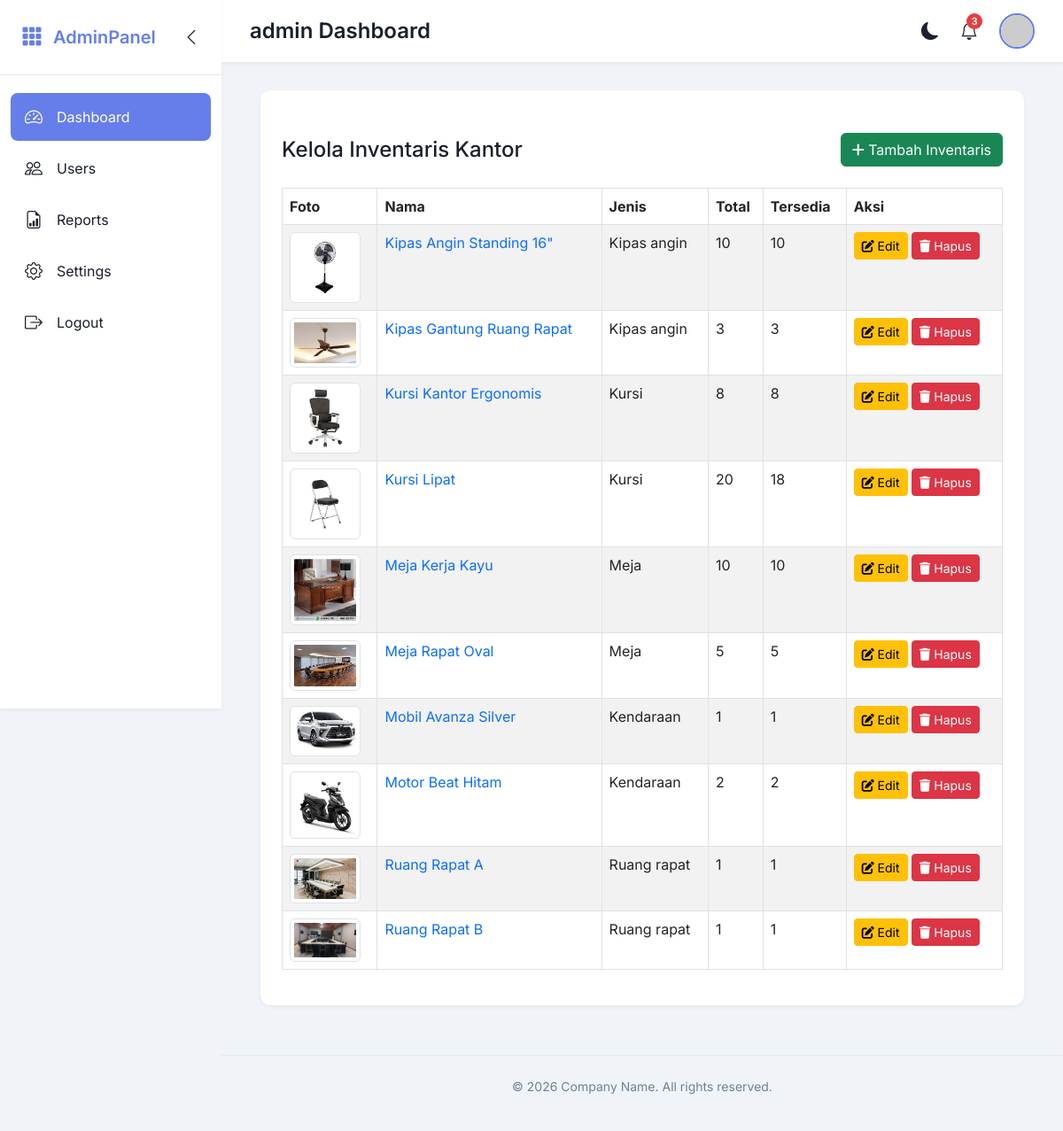
The app's page /kelola_inventaris.php (signed in) with its own data.
### tables this page shows
CREATE TABLE `inventaris` (
  `id_inventaris` int(11) NOT NULL,
  `nama` varchar(100) NOT NULL,
  `foto` varchar(255) DEFAULT 'default.jpg',
  `jenis` enum('meja','kursi','kipas_angin','ruang_rapat','kendaraan') NOT NULL,
  `jumlah_total` int(11) NOT NULL,
  `jumlah_tersedia` int(11) NOT NULL
);

### functions.php (called while the page is built, shortened)
<?php
function base_url($path = '') {
$url = BASE_URL . '/' . $path;
return $url;
}
?>

### kelola_inventaris.php (the view, shortened to what this page needs)
<?php
require_once '../config/database.php';
$inventaris = $connection->query("SELECT * FROM inventaris ORDER BY nama");
$THEME = $_ENV['THEME'] ?? 'default';
?>
<!DOCTYPE html>
<html lang="id">
<head>
    <link href="../assets/default/css/bootstrap.min.css" rel="stylesheet">
    <link rel="stylesheet" href="https://cdnjs.cloudflare.com/ajax/libs/font-awesome/6.5.0/css/all.min.css">
</head>
<body>
<?php
include "../views/$THEME/header.php";
include "../views/$THEME/sidebar.php";
include "../views/$THEME/topnav.php";
include "../views/$THEME/upper_block.php";
?>
<div class="container-fluid mt-4">
    <div class="d-flex justify-content-between align-items-center mb-4">
        <h4 class="mb-0">Kelola Inventaris Kantor</h4>
        <a href="tambah_inventaris.php" class="btn btn-success">
            <i class="fas fa-plus"></i> Tambah Inventaris
        </a>
    </div>
    <div class="table-responsive">
        <table class="table table-bordered table-striped">
            <thead>
                <tr>
                    <th>Foto</th>
                    <th>Nama</th>
                    <th>Jenis</th>
                    <th>Total</th>
                    <th>Tersedia</th>
                    <th>Aksi</th>
                </tr>
            </thead>
            <tbody>
                <?php while ($row = $inventaris->fetch_assoc()): ?>
                <tr>
                    <td>
                        <img src="/peminjaman-inventaris/uploads/inventaris/<?= htmlspecialchars($row['foto']) ?>"
                             alt="<?= htmlspecialchars($row['nama']) ?>"
                             width="80" class="img-thumbnail">
                    </td>
                    <td>
                        <a href="detail_inventaris.php?id=<?= $row['id_inventaris'] ?>"
                           class="text-decoration-none">
                            <?= htmlspecialchars($row['nama']) ?>
                        </a>
                    </td>
                    <td><?= ucfirst(str_replace('_', ' ', $row['jenis'])) ?></td>
                    <td><?= $row['jumlah_total'] ?></td>
                    <td><?= $row['jumlah_tersedia'] ?></td>
                    <td>
                        <a href="edit_inventaris.php?id=<?= $row['id_inventaris'] ?>"
                           class="btn btn-sm btn-warning">
                            <i class="fas fa-edit"></i> Edit
                        </a>
                        <a href="?delete=<?= $row['id_inventaris'] ?>"
                           class="btn btn-sm btn-danger"
                           onclick="return confirm('Hapus inventaris ini? Foto juga akan dihapus.')">
                            <i class="fas fa-trash"></i> Hapus
                        </a>
                    </td>
                </tr>
                <?php endwhile; ?>
            </tbody>
        </table>
    </div>
</div>
<?php
include "../views/$THEME/lower_block.php";
include "../views/$THEME/footer.php";
?>
</body>
</html>

### header.php (shortened to what this page needs)
<!DOCTYPE html>
<html lang="en">
<head>
<link href="https://cdn.jsdelivr.net/npm/bootstrap@5.3.0/dist/css/bootstrap.min.css" rel="stylesheet">
<link rel="stylesheet" href="https://cdn.jsdelivr.net/npm/bootstrap-icons@1.11.0/font/bootstrap-icons.css">
<link rel="stylesheet" href="<?= base_url('assets/'.$THEME.'/css/style.css') ?>">
</head>
<body>

### sidebar.php (shortened to what this page needs)
<aside class="sidebar" id="sidebar">
<div class="sidebar-header">
<a href="#" class="sidebar-logo">
<i class="bi bi-grid-3x3-gap-fill"></i>
<span>AdminPanel</span>
</a>
<button class="sidebar-toggle" id="sidebarToggle">
<i class="bi bi-chevron-left"></i>
</button>
</div>
<nav class="sidebar-menu">
<div class="sidebar-item">
<a href="#" class="sidebar-link active">
<i class="bi bi-speedometer2"></i>
<span>Dashboard</span>
</a>
</div>
<div class="sidebar-item">
<a href="#" class="sidebar-link">
<i class="bi bi-people"></i>
<span>Users</span>
</a>
</div>
<div class="sidebar-item">
<a href="#" class="sidebar-link">
<i class="bi bi-file-earmark-bar-graph"></i>
<span>Reports</span>
</a>
</div>
<div class="sidebar-item">
<a href="#" class="sidebar-link">
<i class="bi bi-gear"></i>
<span>Settings</span>
</a>
</div>
<div class="sidebar-item">
<a href="<?= base_url('logout.php') ?>" class="sidebar-link">
<i class="bi bi-box-arrow-right"></i>
<span>Logout</span>
</a>
</div>
</nav>
</aside>

### topnav.php
<header class="top-navbar">
<div class="navbar-left">
<h1 class="page-title"><?php echo $_SESSION['username'] ?? 'User'; ?> Dashboard</h1>
</div>
<div class="navbar-right">
<button class="theme-toggle" id="themeToggle">
<i class="bi bi-moon-fill"></i>
</button>
<button class="notification-icon">
<i class="bi bi-bell"></i>
<span class="notification-badge">3</span>
</button>
<div class="user-dropdown">
<img src="https://picsum.photos/seed/user123/40/40.jpg" alt="User Avatar" class="user-avatar">
</div>
</header>

### upper_block.php
<main class="main-content">
<div class="container-fluid">
<div class="dashboard-card">
<div class="row">

### lower_block.php
            </div>
</div>
</div>
</main>

### footer.php (shortened to what this page needs)
<footer class="footer">
<p>&copy; 2026 Company Name. All rights reserved.</p>
</footer>
</body>
</html>

### style.css (style rules this page uses)
:root { --primary-color: #667eea; --secondary-color: #8898aa; --accent-color: #7f7fd5; --success-color: #38a169; --danger-color: #e53e3e; --warning-color: #dd6b20; --info-color: #3182ce; --light-color: #f7fafc; --dark-color: #1a202c; --sidebar-width: 250px; --sidebar-collapsed-width: 70px; --transition-speed: 0.3s; --body-bg: #f0f4f8; --card-bg: #ffffff; --text-color: #1a202c; --text-muted: #718096; --border-color: #e2e8f0; --shadow-sm: 0 0.125rem 0.25rem rgba(26, 32, 44, 0.05); --shadow: 0 0.5rem 1rem rgba(26, 32, 44, 0.12); }
* { margin: 0; padding: 0; box-sizing: border-box; }
body { font-family: 'Inter', sans-serif; background-color: var(--body-bg); color: var(--text-color); transition: background-color var(--transition-speed), color var(--transition-speed); }
.sidebar { position: fixed; top: 0; left: 0; height: 100vh; width: var(--sidebar-width); background-color: var(--card-bg); box-shadow: var(--shadow-sm); z-index: 1000; transition: width var(--transition-speed); overflow-x: hidden; }
.sidebar-header { padding: 1.5rem; display: flex; align-items: center; justify-content: space-between; border-bottom: 1px solid var(--border-color); }
.sidebar-logo { display: flex; align-items: center; gap: 0.75rem; font-weight: 600; font-size: 1.25rem; color: var(--primary-color); text-decoration: none; }
.sidebar-logo i { font-size: 1.5rem; }
.sidebar-logo span { transition: opacity var(--transition-speed); }
.sidebar-toggle { background: none; border: none; color: var(--text-color); font-size: 1.25rem; cursor: pointer; transition: transform var(--transition-speed); }
.sidebar-menu { padding: 1rem 0; }
.sidebar-item { margin: 0.25rem 0.75rem; }
.sidebar-link { display: flex; align-items: center; gap: 0.75rem; padding: 0.75rem 1rem; color: var(--text-color); text-decoration: none; border-radius: 0.5rem; transition: all var(--transition-speed); }
.sidebar-link.active { background-color: var(--primary-color); color: white; }
.sidebar-link i { font-size: 1.25rem; min-width: 24px; }
.sidebar-link span { transition: opacity var(--transition-speed); }
.top-navbar { position: fixed; top: 0; left: var(--sidebar-width); right: 0; height: 70px; background-color: var(--card-bg); box-shadow: var(--shadow-sm); display: flex; align-items: center; justify-content: space-between; padding: 0 2rem; z-index: 999; transition: left var(--transition-speed); }
.navbar-left { display: flex; align-items: center; gap: 1.5rem; }
.page-title { font-size: 1.5rem; font-weight: 600; margin: 0; }
.navbar-right { display: flex; align-items: center; gap: 1.5rem; }
.theme-toggle { background: none; border: none; color: var(--text-color); font-size: 1.25rem; cursor: pointer; transition: color var(--transition-speed); }
.notification-icon { position: relative; background: none; border: none; color: var(--text-color); font-size: 1.25rem; cursor: pointer; }
.notification-badge { position: absolute; top: -5px; right: -5px; width: 18px; height: 18px; background-color: var(--danger-color); color: white; border-radius: 50%; display: flex; align-items: center; justify-content: center; font-size: 0.7rem; font-weight: 600; }
.user-dropdown { position: relative; }
.user-avatar { width: 40px; height: 40px; border-radius: 50%; object-fit: cover; cursor: pointer; border: 2px solid var(--primary-color); }
.main-content { margin-left: var(--sidebar-width); margin-top: 70px; padding: 2rem; min-height: calc(100vh - 70px); transition: margin-left var(--transition-speed); }
.dashboard-card { background-color: var(--card-bg); border-radius: 0.75rem; box-shadow: var(--shadow-sm); padding: 1.5rem; margin-bottom: 1.5rem; transition: transform var(--transition-speed), box-shadow var(--transition-speed); }
.footer { margin-left: var(--sidebar-width); padding: 1.5rem 2rem; text-align: center; color: var(--text-muted); font-size: 0.875rem; border-top: 1px solid var(--border-color); transition: margin-left var(--transition-speed); }

### records on screen
inventaris: foto (picture), nama "Kipas Angin Standing 16\"", jenis "Kipas angin", jumlah_total "10", jumlah_tersedia "10"
inventaris: foto (picture), nama "Kipas Gantung Ruang Rapat", jenis "Kipas angin", jumlah_total "3", jumlah_tersedia "3"
inventaris: foto (picture), nama "Kursi Kantor Ergonomis", jenis "Kursi", jumlah_total "8", jumlah_tersedia "8"
inventaris: foto (picture), nama "Kursi Lipat", jenis "Kursi", jumlah_total "20", jumlah_tersedia "18"
inventaris: foto (picture), nama "Meja Kerja Kayu", jenis "Meja", jumlah_total "10", jumlah_tersedia "10"
inventaris: foto (picture), nama "Meja Rapat Oval", jenis "Meja", jumlah_total "5", jumlah_tersedia "5"
inventaris: foto (picture), nama "Mobil Avanza Silver", jenis "Kendaraan", jumlah_total "1", jumlah_tersedia "1"
inventaris: foto (picture), nama "Motor Beat Hitam", jenis "Kendaraan", jumlah_total "2", jumlah_tersedia "2"
inventaris: foto (picture), nama "Ruang Rapat A", jenis "Ruang rapat", jumlah_total "1", jumlah_tersedia "1"
inventaris: foto (picture), nama "Ruang Rapat B", jenis "Ruang rapat", jumlah_total "1", jumlah_tersedia "1"

### other values on screen
$_SESSION['username'] "admin"
